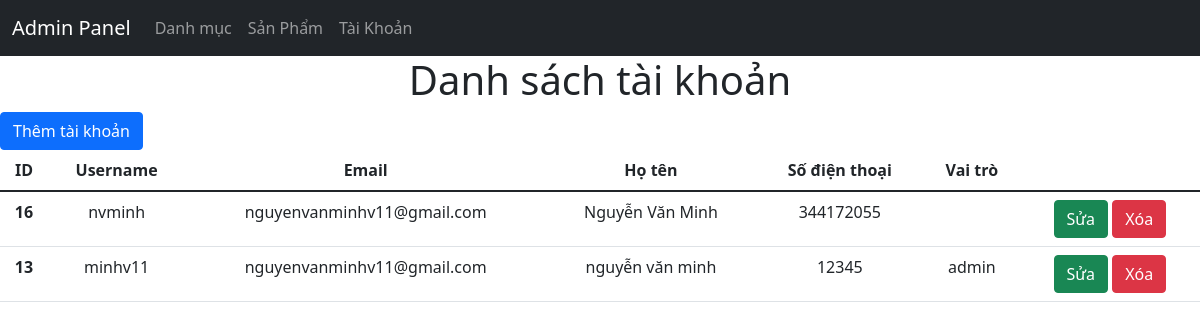
/Admin/index.php?act=taikhoan, run on the app's committed database.
### tables this page shows
CREATE TABLE `users` (
  `id` int(11) NOT NULL,
  `username` varchar(250) NOT NULL,
  `password` varchar(250) NOT NULL,
  `email` varchar(250) NOT NULL,
  `fullname` varchar(250) NOT NULL,
  `phone` int(11) NOT NULL,
  `vaitro` varchar(50) NOT NULL
);

### model/pdo.php (called while the page is built, shortened)
<?php
function pdo_get_connection(){
    $dburl = "mysql:host=localhost;dbname=da1nuochoa;charset=utf8";
    $username = 'root';
    $password = '';
    $conn = new PDO($dburl, $username, $password);
    $conn->setAttribute(PDO::ATTR_ERRMODE, PDO::ERRMODE_EXCEPTION);
    return $conn;
}
function pdo_query($sql){
    $sql_args = array_slice(func_get_args(), 1);
    try{
        $conn = pdo_get_connection();
        $stmt = $conn->prepare($sql);
        $stmt->execute($sql_args);
        $rows = $stmt->fetchAll();
        return $rows;
    }
    catch(PDOException $e){
        throw $e;
    }
    finally{
        unset($conn);
    }
}

### model/users.php (called while the page is built, shortened)
<?php
    function select_taikhoan(){
        $sql = "SELECT * FROM users order by id desc";
        return pdo_query($sql);
    }

### Admin/taikhoan/list.php (the view, shortened to what this page needs)
<h1 style="text-align: center;">Danh sách tài khoản</h1>
<table class="table">
  <a href="index.php?act=add_tk" class="btn btn-primary">Thêm tài khoản</a>
  <thead>
    <tr>
      <th scope="col">ID</th>
      <th scope="col">Username</th>
      <th scope="col">Email</th>
      <th scope="col">Họ tên</th>
      <th scope="col">Số điện thoại</th>
      <th scope="col">Vai trò</th>
      <th scope="col"></th>
    </tr>
  </thead>
  <tbody>
  <?php
 foreach($taikhoan as $value){
 extract($value);
 echo '
 <tr>
 <th scope="row">'.$id.'</th>
 <td>'.$username.'</td>
 <td>'.$email.'</td>
 <td>'.$fullname.'</td>
 <td>'.$phone.'</td>
 <td>'.$vaitro.'</td>
 <td><a href="index.php?act=edit_tk&id='.$id.'"class="btn btn-success">Sửa</a> <button onclick="Confirm('.$id.');" class="btn btn-danger">Xóa</button></td>
</tr>
 ';
 }
?>
  </tbody>
</table>

### data on the page
users: id "16", username "nvminh", email "nguyenvanminhv11@gmail.com", fullname "Nguyễn Văn Minh", phone "344172055"
users: id "13", username "minhv11", email "nguyenvanminhv11@gmail.com", fullname "nguyễn văn minh", phone "12345", vaitro "admin"
